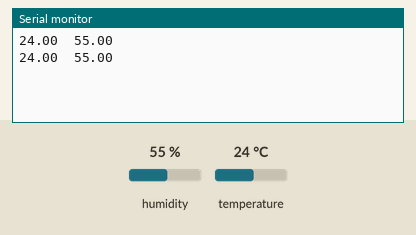
Simulated run of this sketch. Board: Arduino Mega 2560, built with avr-gcc and run on an emulated ATmega2560. Parts: the last lines printed to the serial monitor. The inputs (shaded band) are chosen by the test bench; at power-on: humidity 55 %, temperature 24 °C.

Above: at 3.8 s.
3.9 s: humidity set to 22 %
At 7.4 s:
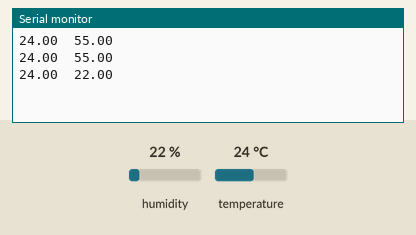
7.8 s: temperature set to 12 °C
At 9.7 s:
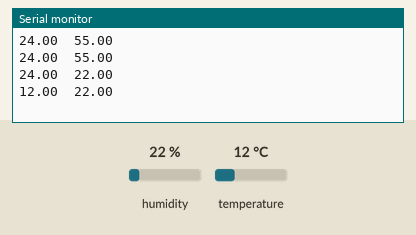
11.7 s: humidity set to 40 %
At 13.3 s:
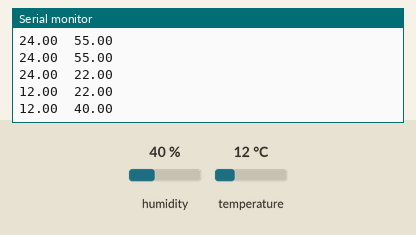
Timing chart, 0 to 14.8 s (numbered marks = the images above; inputs shaded):
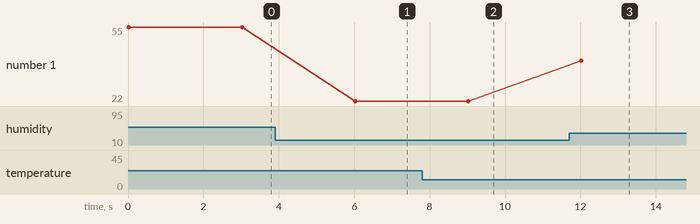

Measured:
- after the input at 3.9 s, the serial monitor: prints a new line after 2.1 s (image 1)
- after the input at 7.8 s, the serial monitor: prints a new line after 1.2 s (image 2)
- after the input at 11.7 s, the serial monitor: prints a new line after 0.33 s (image 3)
- plotted number 1: 55 → 22 after the input at 3.9 s, 22 → 40 after the input at 11.7 s

The sketch:

DHT11_code.ino
```cpp
/*
Purpose: DHT11 sensor + Arduino Mega + Node.js + Plotly IoT demo
*/

#include <DHT.h>

#define DHTPIN 5   // Pin digital al que se conectara el sensor DHT11
#define DHTTYPE DHT11 // Define el tipo de sensor a usar (DHT11,DHT22,DHT21)


/*----------- function declarations ------------ */
void Millidelay(long int delay_user);
DHT dht(DHTPIN, DHTTYPE); // Instanciamos la clase DHT.
/*---------------------------------------------- */

void setup() {
  Serial.begin(9600); //Set the data rate(bps) for serial Tx, open serial port and initializes the seial buffer (128bytes)
                        // Arduino Mega has 4 serial ports (serial.begin, serial1.begin,...)
  dht.begin();          // llama al metodo begin() para inicializar el sensor DHT11
 }

void loop() {

  /*
  Nota: Generamos este tiempo de espera con la funcion millis() en vez de la funcion delay(), debido
  a que el uso de delay hace que la CPU no acepte ningun otro requerimiento, ni siquiera un ISR
  (Interruption Service Routine), por lo que lo hace ineficiente.
  */
  float h = dht.readHumidity(); // Leemos la humedad relativa
  float t = dht.readTemperature(); // Leemos la temperatura en grados centigrados (por defecto)
  float hic = dht.computeHeatIndex(t, h, false); // Calcular el indice de calor en grados centigrados

  // Comprobamos si ha habido algun error en la lectura
  if (isnan(h) || isnan(t)) {
    Serial.println("Error obteniendo los datos del sensor DHT11");
    return;
  }
    /*envía los datos de temperatura y humedad, separados por el delimitador '\t'*/
    Serial.println(String(t)+'\t'+String(h));

  Serial.flush(); //Waits for the transmission of outgoing serial data to complete.
  Millidelay(3000); // tiempo de espera entre medidas.
}

/*----------- function definition ------------ */

void Millidelay(long int delay_user) {
  unsigned long time = 0;
  static unsigned long time_updated = 0;
  while (true) {
    time = millis(); //Number of milliseconds since the program started (unsigned long).
    if(time > time_updated + delay_user){
      time_updated = time;
      break;
    }
  }
}
```
